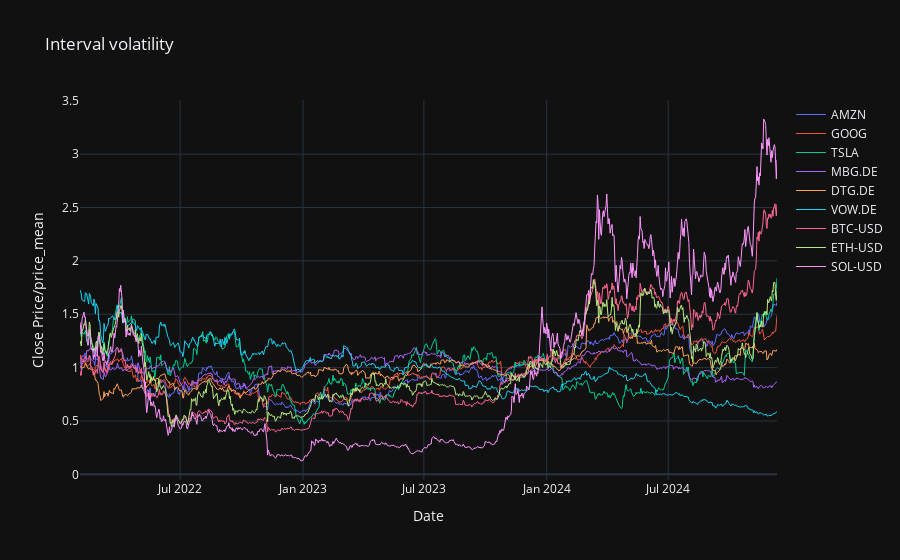

Write notebook code for a chart like this one.
### Code cell
fig = go.Figure()

# Добавляем графики
for ticker in tickers:
    price_mean = df_dict[ticker].close.mean()
    fig.add_trace(go.Scatter(x=df_dict[ticker].index, y=(df_dict[ticker].close)/price_mean,                         
                             mode='lines', name=ticker,
                             line=dict(width=1)))

# Настройка осей и названий
fig.update_layout(title='Interval volatility',
                  xaxis_title='Date',
                  yaxis_title='Close Price/price_mean',
                  template='plotly_dark')

# Отображаем график
fig.show()

### Figure 1 — Plotly figure (JSON) as saved in the notebook; plotly's stock layout.template omitted (floating-point values rounded to 4 significant figures; data arrays with more than 128 entries replaced by an {"elided": "..."} marker saying what was removed)
{"data": [{"line": {"width": 1}, "mode": "lines", "name": "AMZN", "type": "scatter", "x": {"elided": "720 str values"}, "y": {"elided": "720 float values"}}, {"line": {"width": 1}, "mode": "lines", "name": "GOOG", "type": "scatter", "x": {"elided": "720 str values"}, "y": {"elided": "720 float values"}}, {"line": {"width": 1}, "mode": "lines", "name": "TSLA", "type": "scatter", "x": {"elided": "720 str values"}, "y": {"elided": "720 float values"}}, {"line": {"width": 1}, "mode": "lines", "name": "MBG.DE", "type": "scatter", "x": {"elided": "735 str values"}, "y": {"elided": "735 float values"}}, {"line": {"width": 1}, "mode": "lines", "name": "DTG.DE", "type": "scatter", "x": {"elided": "735 str values"}, "y": {"elided": "735 float values"}}, {"line": {"width": 1}, "mode": "lines", "name": "VOW.DE", "type": "scatter", "x": {"elided": "735 str values"}, "y": {"elided": "735 float values"}}, {"line": {"width": 1}, "mode": "lines", "name": "BTC-USD", "type": "scatter", "x": {"elided": "1045 str values"}, "y": {"elided": "1045 float values"}}, {"line": {"width": 1}, "mode": "lines", "name": "ETH-USD", "type": "scatter", "x": {"elided": "1045 str values"}, "y": {"elided": "1045 float values"}}, {"line": {"width": 1}, "mode": "lines", "name": "SOL-USD", "type": "scatter", "x": {"elided": "1045 str values"}, "y": {"elided": "1045 float values"}}], "layout": {"title": {"text": "Interval volatility"}, "xaxis": {"title": {"text": "Date"}}, "yaxis": {"title": {"text": "Close Price/price_mean"}}}}
